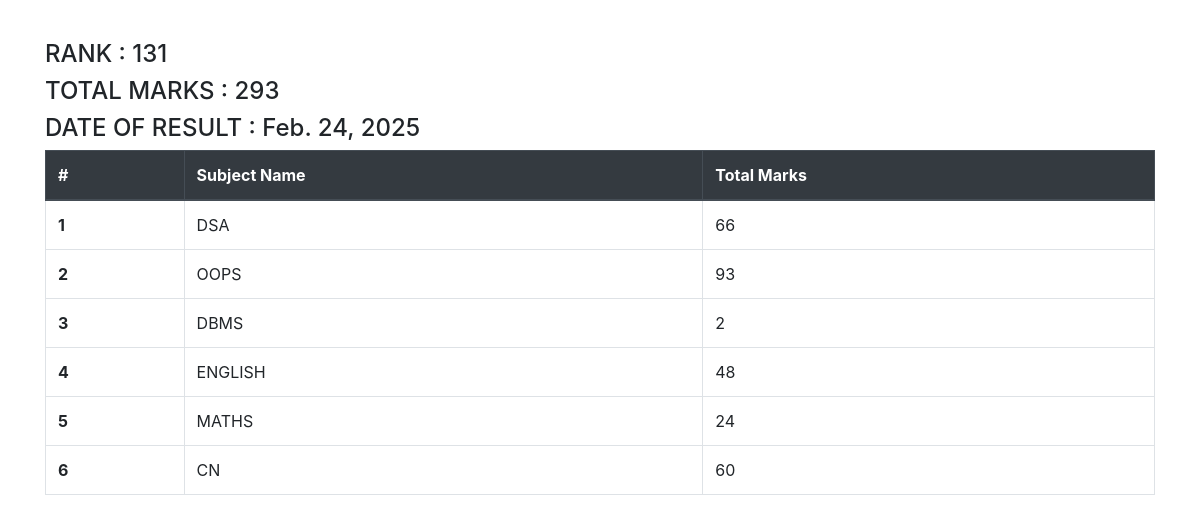
The app's page /see-marks/STU-0160/ with its own data.
### app/models.py (models this page shows, shortened)
class SubjectMarks(models.Model):
    student = models.ForeignKey(Student , related_name = "studentmarks" , on_delete=models.CASCADE)
    subject = models.ForeignKey(Subject , on_delete=models.CASCADE )
    marks = models.IntegerField()
    class Meta:
        unique_together = ['student' , 'subject']

class Student(models.Model):
    department = models.ForeignKey(Department , related_name = "depart" , on_delete=models.CASCADE)
    student_id = models.OneToOneField(StudentId , related_name= "studentid" , on_delete=models.CASCADE)
    student_name = models.CharField(max_length=100)
    student_email = models.EmailField(unique = True)
    student_age = models.IntegerField(default=18)
    student_address = models.TextField()
    class Meta:
        ordering = ['student_name']
        verbose_name = 'student'

class ReportCard(models.Model):
    student = models.ForeignKey(Student , related_name = "studentreportcard" , on_delete=models.CASCADE)
    student_rank = models.IntegerField()
    date_of_report_card_generation = models.DateField(auto_now_add =True)
    class Meta:
        unique_together = ['student_rank'  , 'date_of_report_card_generation']

class Subject(models.Model):
    subject_name = models.CharField(max_length=100)

### app/views.py (the view)
# urls.py: path('see-marks/<student_id>/',see_marks , name='see_marks'),
def see_marks(request , student_id):
    queryset = SubjectMarks.objects.filter(student__student_id__student_id  = student_id)
    total_marks = queryset.aggregate(total_marks = Sum('marks'))
    return render(request, 'see_marks.html', {'queryset': queryset , 'total_marks' : total_marks })

### app/templates/see_marks.html
{% extends "base.html" %}
{% block content %}
<div class="container mt-4">
    <h4>RANK : {{queryset.first.student.studentreportcard.first.student_rank}}</h4>
    <h4>TOTAL MARKS : {{total_marks.total_marks}}</h4>
    <h4>DATE OF RESULT : {{queryset.first.student.studentreportcard.first.date_of_report_card_generation}}</h4>
    <table class="table table-bordered table-hover">
        <thead class="thead-dark">
            <tr>
                <th scope="col">#</th>
                <th scope="col">Subject Name</th>
                <th scope="col">Total Marks</th>
            </tr>
        </thead>
        <tbody>
            {% for marks in queryset %}
            <tr>
                <th scope="row">{{ forloop.counter }}</th>
                <td>{{ marks.subject.subject_name }}</td>
                <td>{{ marks.marks }}</td>
            </tr>
            {% endfor %}
        </tbody>
    </table>
</div>
{% endblock %}

### records on screen
SubjectMarks: first.student.studentreportcard.first.student_rank "131", first.student.studentreportcard.first.date_of_report_card_generation "Feb. 24, 2025", subject.subject_name "DSA", marks "66"
SubjectMarks: subject.subject_name "OOPS", marks "93"
SubjectMarks: subject.subject_name "DBMS", marks "2"
SubjectMarks: subject.subject_name "ENGLISH", marks "48"
SubjectMarks: subject.subject_name "MATHS", marks "24"
SubjectMarks: subject.subject_name "CN", marks "60"

### other values on screen
{{ total_marks.total_marks }} "293"
